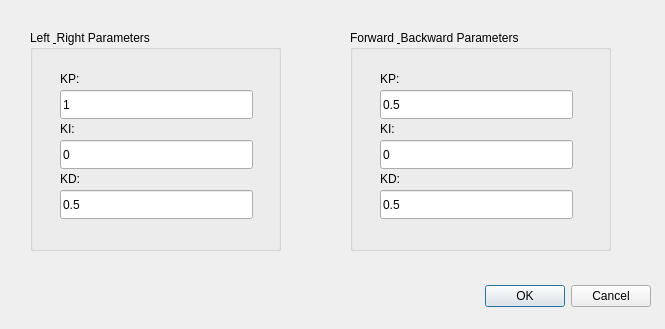
<?xml version="1.0" encoding="UTF-8"?>
<ui version="4.0">
 <class>Dialog</class>
 <widget class="QDialog" name="Dialog">
  <property name="geometry">
   <rect>
    <x>0</x>
    <y>0</y>
    <width>665</width>
    <height>329</height>
   </rect>
  </property>
  <property name="windowTitle">
   <string>PID Parameters</string>
  </property>
  <widget class="QDialogButtonBox" name="buttonBox">
   <property name="geometry">
    <rect>
     <x>190</x>
     <y>280</y>
     <width>461</width>
     <height>32</height>
    </rect>
   </property>
   <property name="orientation">
    <enum>Qt::Horizontal</enum>
   </property>
   <property name="standardButtons">
    <set>QDialogButtonBox::Cancel|QDialogButtonBox::Ok</set>
   </property>
  </widget>
  <widget class="QGroupBox" name="groupBox">
   <property name="geometry">
    <rect>
     <x>30</x>
     <y>30</y>
     <width>251</width>
     <height>221</height>
    </rect>
   </property>
   <property name="title">
    <string>Left &amp; Right Parameters</string>
   </property>
   <widget class="QLabel" name="label_8">
    <property name="geometry">
     <rect>
      <x>30</x>
      <y>40</y>
      <width>191</width>
      <height>17</height>
     </rect>
    </property>
    <property name="text">
     <string>KP:</string>
    </property>
   </widget>
   <widget class="QLineEdit" name="kd_side_edit">
    <property name="geometry">
     <rect>
      <x>30</x>
      <y>160</y>
      <width>193</width>
      <height>29</height>
     </rect>
    </property>
    <property name="text">
     <string>0.5</string>
    </property>
    <property name="placeholderText">
     <string>Maximum Area</string>
    </property>
   </widget>
   <widget class="QLabel" name="label_7">
    <property name="geometry">
     <rect>
      <x>30</x>
      <y>90</y>
      <width>191</width>
      <height>17</height>
     </rect>
    </property>
    <property name="text">
     <string>KI:</string>
    </property>
   </widget>
   <widget class="QLabel" name="label_9">
    <property name="geometry">
     <rect>
      <x>30</x>
      <y>140</y>
      <width>191</width>
      <height>17</height>
     </rect>
    </property>
    <property name="text">
     <string>KD:</string>
    </property>
   </widget>
   <widget class="QLineEdit" name="kp_side_edit">
    <property name="geometry">
     <rect>
      <x>30</x>
      <y>60</y>
      <width>193</width>
      <height>29</height>
     </rect>
    </property>
    <property name="text">
     <string>1</string>
    </property>
    <property name="placeholderText">
     <string>Minimum Area</string>
    </property>
   </widget>
   <widget class="QLineEdit" name="ki_side_edit">
    <property name="geometry">
     <rect>
      <x>30</x>
      <y>110</y>
      <width>193</width>
      <height>29</height>
     </rect>
    </property>
    <property name="text">
     <string>0</string>
    </property>
    <property name="cursorPosition">
     <number>1</number>
    </property>
    <property name="placeholderText">
     <string>Maximum Area</string>
    </property>
   </widget>
  </widget>
  <widget class="QGroupBox" name="groupBox_2">
   <property name="geometry">
    <rect>
     <x>350</x>
     <y>30</y>
     <width>261</width>
     <height>221</height>
    </rect>
   </property>
   <property name="title">
    <string>Forward &amp; Backward Parameters</string>
   </property>
   <widget class="QLabel" name="label_12">
    <property name="geometry">
     <rect>
      <x>30</x>
      <y>40</y>
      <width>191</width>
      <height>17</height>
     </rect>
    </property>
    <property name="text">
     <string>KP:</string>
    </property>
   </widget>
   <widget class="QLabel" name="label_10">
    <property name="geometry">
     <rect>
      <x>30</x>
      <y>90</y>
      <width>191</width>
      <height>17</height>
     </rect>
    </property>
    <property name="text">
     <string>KI:</string>
    </property>
   </widget>
   <widget class="QLineEdit" name="kd_forward_edit">
    <property name="geometry">
     <rect>
      <x>30</x>
      <y>160</y>
      <width>193</width>
      <height>29</height>
     </rect>
    </property>
    <property name="text">
     <string>0.5</string>
    </property>
    <property name="placeholderText">
     <string>Maximum Area</string>
    </property>
   </widget>
   <widget class="QLabel" name="label_11">
    <property name="geometry">
     <rect>
      <x>30</x>
      <y>140</y>
      <width>191</width>
      <height>17</height>
     </rect>
    </property>
    <property name="text">
     <string>KD:</string>
    </property>
   </widget>
   <widget class="QLineEdit" name="kp_forward_edit">
    <property name="geometry">
     <rect>
      <x>30</x>
      <y>60</y>
      <width>193</width>
      <height>29</height>
     </rect>
    </property>
    <property name="text">
     <string>0.5</string>
    </property>
    <property name="cursorPosition">
     <number>3</number>
    </property>
    <property name="placeholderText">
     <string>Minimum Area</string>
    </property>
   </widget>
   <widget class="QLineEdit" name="ki_forward_edit">
    <property name="geometry">
     <rect>
      <x>30</x>
      <y>110</y>
      <width>193</width>
      <height>29</height>
     </rect>
    </property>
    <property name="text">
     <string>0</string>
    </property>
    <property name="cursorPosition">
     <number>1</number>
    </property>
    <property name="placeholderText">
     <string>Maximum Area</string>
    </property>
   </widget>
  </widget>
 </widget>
 <resources/>
 <connections>
  <connection>
   <sender>buttonBox</sender>
   <signal>accepted()</signal>
   <receiver>Dialog</receiver>
   <slot>accept()</slot>
   <hints>
    <hint type="sourcelabel">
     <x>248</x>
     <y>254</y>
    </hint>
    <hint type="destinationlabel">
     <x>157</x>
     <y>274</y>
    </hint>
   </hints>
  </connection>
  <connection>
   <sender>buttonBox</sender>
   <signal>rejected()</signal>
   <receiver>Dialog</receiver>
   <slot>reject()</slot>
   <hints>
    <hint type="sourcelabel">
     <x>316</x>
     <y>260</y>
    </hint>
    <hint type="destinationlabel">
     <x>286</x>
     <y>274</y>
    </hint>
   </hints>
  </connection>
 </connections>
</ui>
